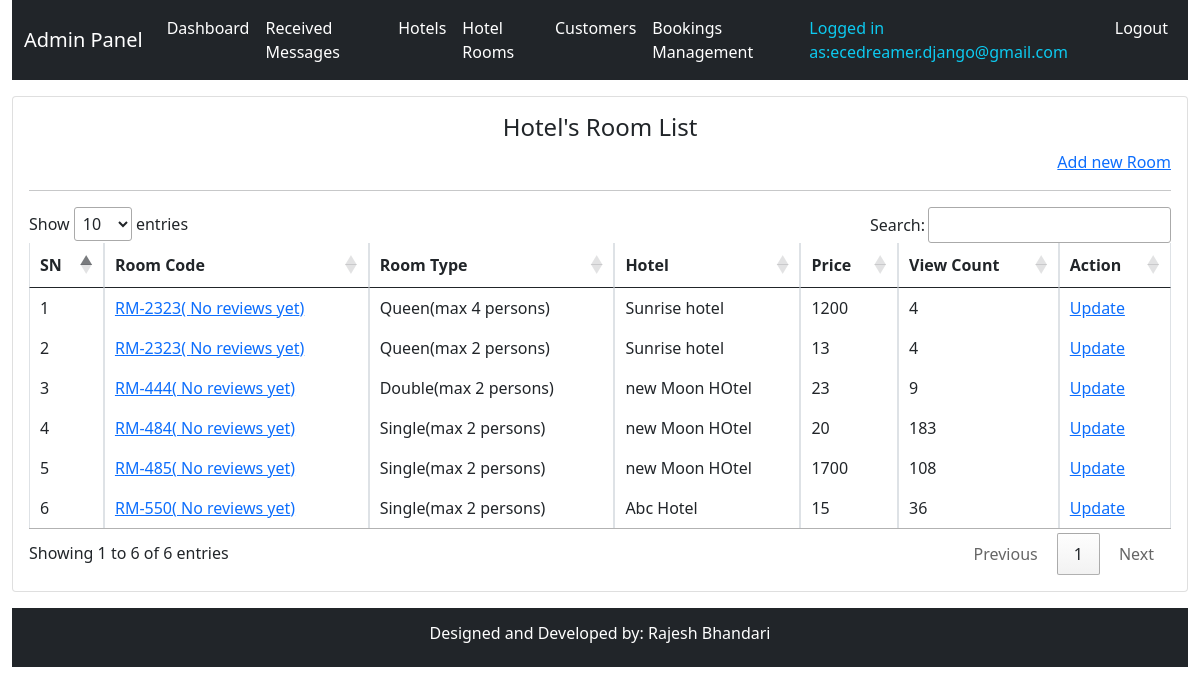
The app's page /system-admin/room-list/ (signed in), older data.
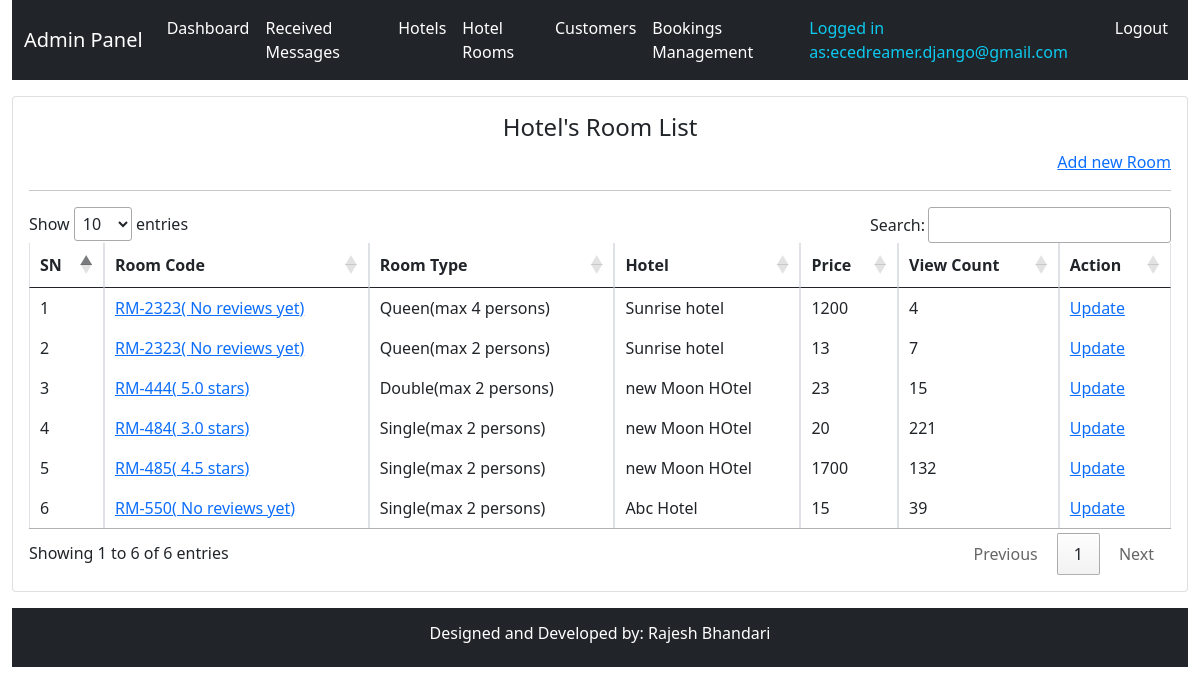
The same page, newer data.
### hbsapp/models.py (models this page shows, shortened)
class TimeStamp(models.Model):
    created_at = models.DateTimeField(auto_now_add=True)
    updated_at = models.DateTimeField(auto_now=True)
    class Meta:
        abstract = True

class HotelRoom(TimeStamp):
    hotel = models.ForeignKey(Hotel, on_delete=models.RESTRICT)
    room_type = models.CharField(max_length=50, choices=ROOM_TYPE)
    room_code = models.CharField(max_length=50)
    image = models.ImageField(upload_to="rooms")
    description = models.TextField()
    marked_price = models.PositiveIntegerField(null=True, blank=True)
    price = models.PositiveIntegerField()
    view_count = models.BigIntegerField(default=0)
    maximum_capacity = models.PositiveIntegerField(default=2, choices=CAPACITY)
    @property
    def get_rating(self):
        bookings = self.roombooking_set.filter(rating__isnull=False)
        if bookings.exists():
            rating = bookings.aggregate(avg=Avg("rating"))["avg"]
            return rating, bookings.count()
        else:
            return None

class Hotel(TimeStamp):
    name = models.CharField(max_length=200)
    image = models.ImageField(upload_to="hotels", null=True, blank=True)
    address = models.CharField(max_length=200)
    contact = models.CharField(max_length=200)
    email = models.EmailField(unique=True)
    def __str__(self):
        return self.name

### hbsapp/views.py (the view)
class AdminRoomListView(AdminRequiredMixin, View):
    def get(self, request, *args, **kwargs):
        context = self.context
        context["roomlist"] = HotelRoom.objects.order_by("-id")
        return render(request, "admintemplates/adminroomlist.html", context)

### hbsapp/views.py (called while the page is built)
    def dispatch(self, request, *args, **kwargs):
        try:
            self.admin = request.user.admin
            self.context = {
                "admin": self.admin
            }
        except Exception as e:
            print(e)
            return redirect(reverse("hbsapp:adminlogin") + "?next=" + request.path)
        return super(AdminRequiredMixin, self).dispatch(request, *args, **kwargs)

### templates/admintemplates/adminroomlist.html (shortened to what this page needs)
{% extends 'admintemplates/adminbase.html' %}
{% block css %}
<link rel="stylesheet" href="//cdn.datatables.net/1.10.24/css/jquery.dataTables.min.css">
{% endblock %}
{% block content %}
<div class="row mt-3">
    <div class="col-md-12">
        <div class="card p-3">
            <div class="row">
                <div class="col-md-12">
                    <h4 class="text-center">Hotel's Room List</h4>
                    <a href="{% url 'hbsapp:adminroomcreate' %}" style="float: right;">Add new Room</a>
                </div>
            </div>
            <hr>
            <div class="row">
                <div class="col-md-12">
            <table class="table table-bordered">
                <thead>
                    <tr>
                        <th>SN</th>
                        <th>Room Code</th>
                        <th>Room Type</th>
                        <th>Hotel</th>
                        <th>Price</th>
                        <th>View Count</th>
                        <th>Action</th>
                    </tr>
                </thead>
                <tbody>
                    {% for room in roomlist %}
                    <tr>
                        <td>{{forloop.counter}}</td>
                        <td><a class="room-img"  data-bs-toggle="modal" data-bs-target="#imgModal" href="{{room.image.url}}">{{room.room_code}}( {% if room.get_rating %}{{room.get_rating.0}} stars{% else %}No reviews yet{% endif %})</a></td>
                        <td>{{room.room_type}}(max {{room.maximum_capacity}} persons)</td>
                        <td>{{room.hotel}}</td>
                        <td>{{room.price}}</td>
                        <td>{{room.view_count}}</td>
                        <td>
                            <a href="{% url 'hbsapp:adminroomupdate' room.id %}">Update</a>
                        </td>
                    </tr>
                    {% endfor %}
                </tbody>
            </table>
        </div>
    </div>
</div>
{% endblock %}

Row changes from the older to the newer data that the page shows:
changed HotelRoom (number 2 of 6 on the later page): view_count "4" → "7"
changed HotelRoom "RM-444": get_rating.0 (not shown) → "5.0"; view_count "9" → "15"; text "No reviews yet" → "stars"
changed HotelRoom "RM-484": get_rating.0 (not shown) → "3.0"; view_count "183" → "221"; text "No reviews yet" → "stars"
changed HotelRoom "RM-485": get_rating.0 (not shown) → "4.5"; view_count "108" → "132"; text "No reviews yet" → "stars"
changed HotelRoom "RM-550": view_count "36" → "39"
